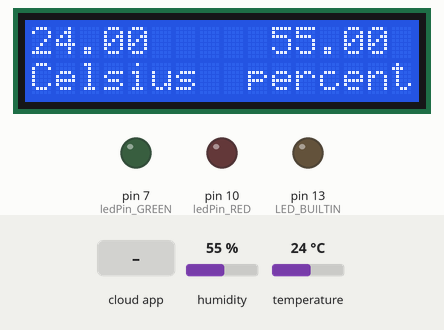
This sketch was run on a simulated Arduino Uno, built with avr-gcc and run on an emulated ATmega328P. On the bench: 16×2 character LCD, output pins drawn as LEDs (lit = HIGH). The inputs (shaded band) are chosen by the test bench; at power-on: temperature 24 °C, humidity 55 %. What the sketch prints to the serial monitor is not drawn.

Above: at 3.2 s.
3.3 s: the phone or cloud app sets GREEN_LED to 1
At 13.4 s:
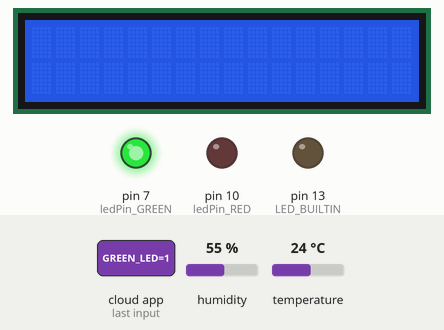
15.1 s: temperature set to 12 °C
At 25.5 s:
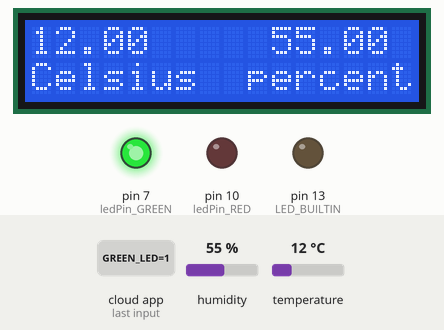
26.2 s: humidity set to 22 %
At 36.9 s:
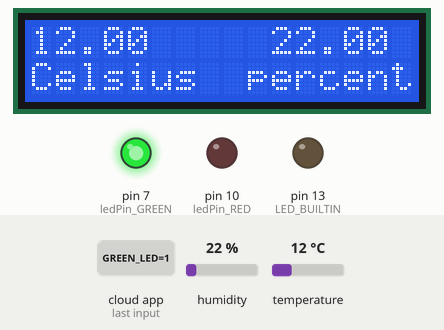
37.2 s: temperature set to 19 °C
At 47.4 s:
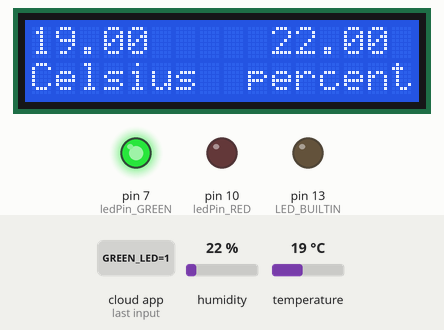
48.3 s: humidity set to 40 %
At 59.0 s:
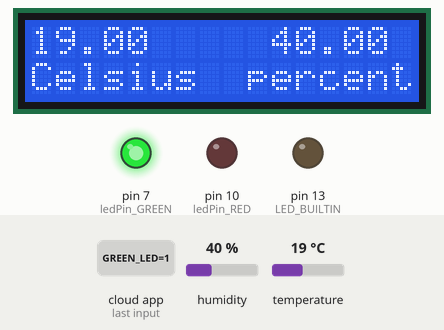
59.3 s: the phone or cloud app sets GREEN_LED to 0
At 68.7 s:
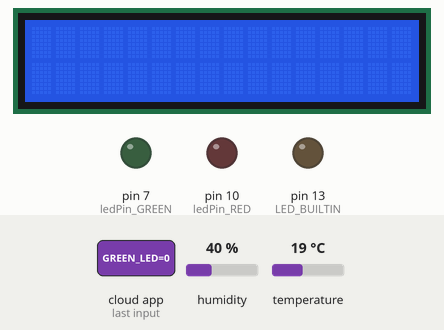
Timing chart, 0 to 70.2 s (numbered marks = the images above; inputs shaded):
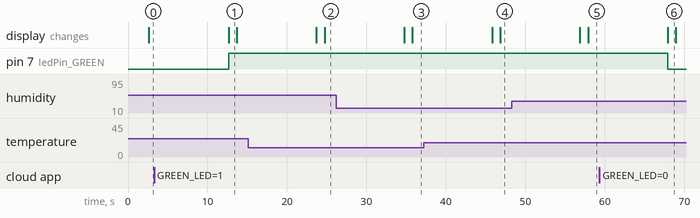

The sketch:

sketch_dec12a.ino
```cpp
/*********
 By the Autonomous Systems Laboratory 2022-2023, for the Department of Informatics & Telecommunications
 Lesson "Internet of Things" Computer System Courses Flow of the 7th Semester
*********/


#include <ThingerESP32.h> //include the official Thinger.io library
#include <DHT.h> //library version
#include <LiquidCrystal_I2C.h>//library version for the screen

#define USERNAME "nikos_sarris" //Enter your Thinger.io's account Username
#define DEVICE_ID "ESP32AM2051" //Enter your registered device ID
#define DEVICE_CREDENTIAL "!W1%LS%O6OtI36RW" //Enter your registered device credentials

#define SSID "CYTA4830" //Enter your Wi-Fi ID
#define SSID_PASSWORD "ZTEEF4AF5304086" //Enter your Wi-Fi password
#define DHTPIN 4     // connect to the D4
#define DHTTYPE DHT11   // declare the DHT 11 sensor type

// set the LCD number of columns and rows
int lcdColumns = 16; //set the LCD number of columns

int lcdRows = 2; //set the lcd number of rows

const int ledPin_GREEN = 7;//declare the green led on serial port 7

const int ledPin_RED  = 10;//declare the red led on serial port 10

// set LCD address, number of columns and rows
// if you don't know your display address, run an I2C scanner sketch
LiquidCrystal_I2C lcd(0x27, lcdColumns, lcdRows);

DHT dht(DHTPIN, DHTTYPE); //declare the DHT PIN, WITH THE TYPE (INITIALIZE THE DHT11 SENSOR)

ThingerESP32 thing(USERNAME, DEVICE_ID, DEVICE_CREDENTIAL); //create a connection between the ESP32 & Thinger.io

void setup() {

  pinMode(LED_BUILTIN , OUTPUT);
  pinMode(ledPin_GREEN , OUTPUT);
  pinMode(ledPin_RED , OUTPUT);

  // open serial for debugging
  Serial.begin(115200); //intialize the serial baud rate to 115200 bauds/sec
  lcd.init(); //initialize the LCD display
  lcd.backlight();  // turn on LCD backlight
  dht.begin(); //begin taking temperature measurements
  thing.add_wifi(SSID, SSID_PASSWORD); //establish the Wi-Fi connection

}

void loop() {
  delay(1000);   // Wait a second between measurements.
  // Read temperature as Celsius (the default)
  float t = dht.readTemperature();
  float h = dht.readHumidity();
  // Check if any reads failed and exit early (to try again).
  if (isnan(t)) { //if the value reading failed
    Serial.println(F("Failed to read from DHT sensor!")); //then print the right message into the Serial Port
    lcd.setCursor(0, 0); //also set the cursor to first column, first row
    lcd.print("FAILURE"); //print the right message into the LCD Display
    return;
  }
  if(isnan(h)) {
    Serial.println(F("Failed to read from DHT sensor!")); //then print the right message into the Serial Port
    lcd.setCursor(0, 0); //also set the cursor to first column, first row
    lcd.print("FAILURE"); //print the right message into the LCD Display
  }

  // set cursor to first column, first row
  lcd.setCursor(0, 0);
  lcd.print(t);   // print the temperature
  lcd.setCursor(0,1); //set the cursor to the first column, second row
  lcd.print("Celsius"); //print the right message into the Serial port
    // clears the display to print new message
  Serial.print(F("%  Temperature: "));
  Serial.print(t);
  Serial.print(F("°C "));

  lcd.setCursor(10,0);
  lcd.print(h);
  lcd.setCursor(9,1);
  lcd.print("percent");

  // digitalWrite(LED_BUILTIN , LOW);//Turn off the BUILT_IN LED

  // clears the display to print new message
  delay(10000); //delay 10 seconds before clearing the lcd display (taking another measurement)
  lcd.clear(); //clear the LCD Display

  pson data ;

  data["temperature"] = dht.readTemperature();
  data["humidity"] = dht.readHumidity();


  if( t>= 25 && h >= 35){//if temperature and humidity are above those values we are sending an email to the client

  //When sending to email the red led is blinking

    digitalWrite(ledPin_RED, HIGH);
    delay(500);
    digitalWrite(ledPin_RED , LOW);
    delay(500);

    thing.call_endpoint("Email" , data);

  }

  //Control the green pin througth Dashboard(Button)
  thing["GREEN_LED"] << digitalPin(ledPin_GREEN);


  // if( t >= 25 ){
  //   digitalWrite(LED_BUILTIN, HIGH);
  // }else if(t <=10){
  // digitalWrite(LED_BUILTIN, LOW);
  // }else{
  //   digitalWrite(LED_BUILTIN, HIGH);  // turn the LED on (HIGH is the voltage level)
  //   delay(1000);                      // wait for a second
  //   digitalWrite(LED_BUILTIN, LOW);   // turn the LED off by making the voltage LOW
  //   delay(1000);                     // wait for a second
  // }


  /*if(t >= 10){//In that condition all leds are on

  digitalWrite(ledPin_RED, HIGH);
  digitalWrite(ledPin_GREEN , HIGH);
  digitalWrite(LED_BUILTIN , HIGH);
  }*/

  //HTTT requests
  thing.call_endpoint("test_sensor" , data);

  thing.handle(); //handle the connection

  //Values for Dashboards
  thing["VALUES EXAMLE"] >> [](pson& out){
    out["TEMPERATURE = "] = dht.readTemperature();
    out["HUMIDITY = "] = dht.readHumidity();
  };


}
```

Measured:
- after the input at 3.3 s, pin 7 (ledPin_GREEN): LOW → HIGH after 9.3 s
- after the input at 15.1 s, the display: first differs from a run without the input after 9.6 s (image 2)
- after the input at 26.2 s, the display: first differs from a run without the input after 9.6 s (image 3)
- after the input at 37.2 s, the display: first differs from a run without the input after 9.6 s (image 4)
- after the input at 48.3 s, the display: first differs from a run without the input after 9.6 s (image 5)
- after the input at 59.3 s, pin 7 (ledPin_GREEN): HIGH → LOW after 8.6 s
- what the display in image 1 shows lasts 1.1 s, from 12.6 s to 13.7 s
